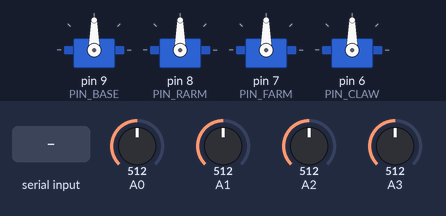
Simulated run of this sketch. Board: Arduino Uno, built with avr-gcc and run on an emulated ATmega328P. On the bench: 4 × servo. Inputs (shaded band) come from the test bench; at power-on: A0 = 512, A1 = 512, A2 = 512, A3 = 512. What the sketch prints to the serial monitor is not drawn.

Above: at 2.3 s.
2.4 s: "c\n" received over Serial
At 4.3 s:
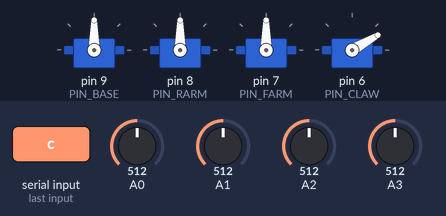
4.8 s: A0 set to 528
6.3 s: A0 set to 554
At 6.76 s:
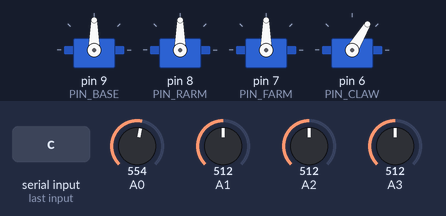
8.8 s: A1 set to 494
10.3 s: A1 set to 478
At 12.1 s:
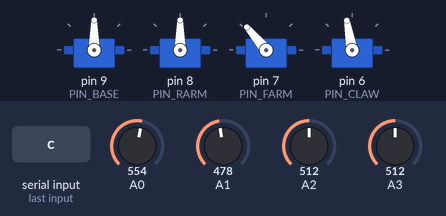
12.4 s: A2 set to 555
At 15.1 s:
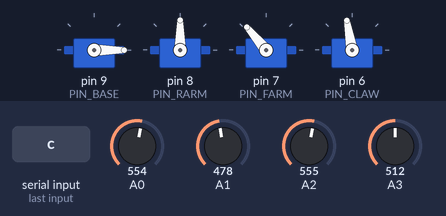
Timing chart, 0 to 16.4 s (numbered marks = the images above; inputs shaded):
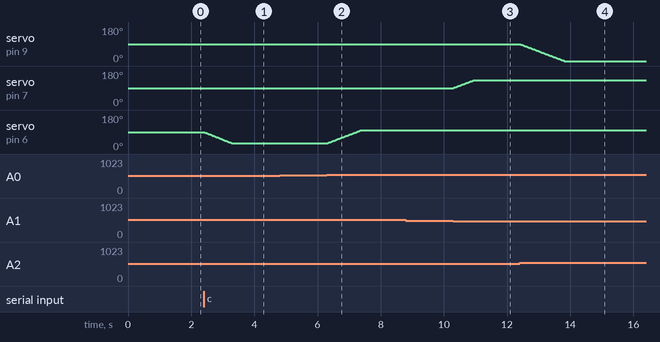

The sketch:

Task1.1.ino
```cpp
/*
 * ============================================================================
 *  文件：Task1.1.ino
 *  工程：Task1.1 —— 机械臂基本功能 · 基础控制（考核方向内 5%）
 * ----------------------------------------------------------------------------
 *  考核点：
 *    ① 各关节的独立移动（串口 b/r/f/c 单关节指令）
 *    ② 摇杆对机械臂的实时操控（速度控制 + 死区）
 *
 *  功能概述：
 *    1. 摇杆实时操控 4 个关节：推杆越远关节转动越快，摇杆回中则不动
 *       （速度控制模式，避免误触，保护舵机）
 *    2. 串口单关节独立移动：移动指定关节时，其余关节保持不动
 *    3. C 指令一键回中，? 指令查看当前各关节角度
 *
 *  摇杆通道映射（按 test1.1 实测校准，方向取反同 test1.1）：
 *        右摇杆 上下=A3 → 后臂(D8)   （方向取反：上推抬臂、下拉放臂）
 *        右摇杆 左右=A2 → 底座(D9)   （方向取反）
 *        左摇杆 上下=A1 → 前臂(D7)   （方向取反）
 *        左摇杆 左右=A0 → 夹爪(D6)   （不取反）
 *
 *  串口协议（9600 波特率，指令以回车/换行结束）：
 *        b角度  底座转到指定角度（如 b90）
 *        r角度  后臂转到指定角度（如 r60）
 *        f角度  前臂转到指定角度（如 f45）
 *        c角度  夹爪转到指定角度（如 c30）
 *        C      所有关节回到初始姿态（90/90/90/30）
 *        ?      打印当前各关节角度
 *
 *  硬件接线：
 *        舵机：base=D9  rArm=D8  fArm=D7  claw=D6（信号线）
 *        摇杆：A3/A2/A1/A0（模拟输入）
 *        本任务未使用按键 D4/D5
 * ============================================================================
 */
#include <Servo.h>            // Arduino 舵机驱动库（标准库）

/* ---------------- 舵机引脚定义 ----------------
 * 每个舵机占用一个数字引脚，通过 PWM 信号控制角度。
 * 引脚命名与机械臂关节对应：base=底座、rArm=后臂(大臂)、
 * fArm=前臂(小臂)、claw=夹爪。 */
#define PIN_BASE  9           // 底座舵机 → 数字引脚 9
#define PIN_RARM  8           // 后臂舵机 → 数字引脚 8
#define PIN_FARM  7           // 前臂舵机 → 数字引脚 7
#define PIN_CLAW  6           // 夹爪舵机 → 数字引脚 6

/* ---------------- 摇杆模拟引脚定义 ----------------
 * 双摇杆扩展板上每个摇杆有 X/Y 两个模拟轴，读值为 0~1023，中点约 512。
 * 具体通道与关节的对应关系见文件头注释。 */
#define JOY1_X    A3          // 右摇杆上下轴 → 后臂
#define JOY1_Y    A2          // 右摇杆左右轴 → 底座
#define JOY2_X    A1          // 左摇杆上下轴 → 前臂
#define JOY2_Y    A0          // 左摇杆左右轴 → 夹爪

/* ---------------- 舵机限位（超限自动限制） ----------------
 * 每个关节有机械行程限制，超出后舵机会堵转（咔咔响、发烫、损坏）。
 * 程序内强制钳制角度到安全范围；后臂上限 150 是实测安全值，
 * 夹爪 5~100 为实测限位（若夹爪方向相反可交换 CLAW_MIN/CLAW_MAX）。 */
#define BASE_MIN  0           // 底座角度下限
#define BASE_MAX  180         // 底座角度上限
#define RARM_MIN  30          // 后臂角度下限
#define RARM_MAX  160         // 后臂角度上限（防堵转）
#define FARM_MIN  30          // 前臂角度下限
#define FARM_MAX  130         // 前臂角度上限
#define CLAW_MIN  5           // 夹爪张开极限角度
#define CLAW_MAX  100         // 夹爪闭合极限角度

/* ---------------- 摇杆控制参数 ----------------
 * 摇杆是"速度控制"而非"位置跟随"：
 * 只有当摇杆偏离中位超过死区时，关节才朝对应方向转动，
 * 偏离越远转动越快（单轮最大增量 JOY_MAX_STEP 度）。 */
#define JOY_CENTER   512      // 摇杆模拟值中点（未拨动时的读值）
#define JOY_DEADBAND 25       // 死区：中位 ±25 内视为"未拨动"，防止误触抖动
#define JOY_MAX_STEP 1        // 单轮循环最大角度增量（度）；值越大越灵敏

/* ---------------- 摇杆方向配置（初始化时校准） ----------------
 * 摇杆推杆方向由硬件固定（上推→模拟值增大），而关节正方向由舵机
 * 安装决定；按 test1.1 实测，以下 3 个轴推杆方向与期望运动相反，
 * 故方向系数为 -1（取反），夹爪恰好一致为 +1。
 * 改接线/换舵机后若某轴方向反了，只需调整对应常量，不动运行逻辑。
 *   右摇杆上下=A3 → 后臂(-1)    右摇杆左右=A2 → 底座(-1)
 *   左摇杆上下=A1 → 前臂(-1)    左摇杆左右=A0 → 夹爪(+1) */
#define DIR_JOY1_X  -1         // 后臂方向系数
#define DIR_JOY1_Y  -1         // 底座方向系数
#define DIR_JOY2_X  -1         // 前臂方向系数
#define DIR_JOY2_Y  +1         // 夹爪方向系数

/* ---------------- 运动速度参数 ----------------
 * servoDelay 是"每转动 1° 的延时毫秒数"：
 *   延时越大 → 舵机转得越慢；延时越小 → 转得越快。
 * 同时用于同步移动函数，保证 4 个关节按统一速度运动。 */
int servoDelay = 15;          // 默认每度延时 15ms（速度适中）

/* ---------------- 舵机对象与当前角度 ----------------
 * 全局记录"当前实际角度"，所有运动都基于当前值做逐度逼近，
 * 这样串口指令和摇杆操作可以无缝叠加，不会出现角度跳变。 */
Servo base, rArm, fArm, claw; // 4 个舵机对象（attach 后可用 .write 控制）
int curBase = 90;             // 底座当前角度（初始化 90）
int curRArm = 90;             // 后臂当前角度
int curFArm = 90;             // 前臂当前角度
int curClaw = 90;             // 夹爪当前角度

/* ---------------- 串口行缓冲 ----------------
 * 逐字符接收串口数据，遇到回车/换行才作为一条完整指令处理，
 * 支持一次输入多条指令（程序非阻塞，不丢指令）。 */
char lineBuf[32];             // 一行指令的字符缓冲
int  lineLen = 0;             // 缓冲中已接收的字符数

/* ==================== 角度限位钳制 ====================
 * 功能：把角度 v 限制在 [lo, hi] 范围内
 * 参数：v 待限制的角度；lo/hi 允许的最小/最大角度
 * 返回：限制后的安全角度
 * 说明：超出范围的角度会被"截断"到边界，而不是取模或丢弃 */
int clampVal(int v, int lo, int hi){
  return (v < lo) ? lo : ((v > hi) ? hi : v);
}

/* ==================== 摇杆轴增量读取 ====================
 * 功能：读取某摇杆轴当前偏离中位的程度，换算成角度增量
 * 参数：pin 摇杆轴对应的模拟引脚（A0~A3）
 * 返回：死区内返回 0；向一端推返回 +1~+JOY_MAX_STEP，
 *       向另一端推返回 -1~-JOY_MAX_STEP（符号代表转动方向）
 * 说明：实现"速度控制"手感的关键函数——
 *       中位 ±25 内输出 0（不动），越往外推输出越大（转越快） */
int axisDelta(int pin){
  int v = analogRead(pin);                          // 读取模拟值 0~1023
  if (v > JOY_CENTER + JOY_DEADBAND){               // 正向推过了死区
    int span = 1023 - (JOY_CENTER + JOY_DEADBAND);  // 可用的正向推杆行程
    if (span <= 0) return 1;                        // 防御：行程异常时最小步进
    return map(v - (JOY_CENTER + JOY_DEADBAND), 0, span, 1, JOY_MAX_STEP); // 按偏移比例映射增量
  }
  if (v < JOY_CENTER - JOY_DEADBAND){               // 反向推过了死区
    int span = JOY_CENTER - JOY_DEADBAND;           // 可用的反向推杆行程
    if (span <= 0) return -1;                       // 防御：行程异常时最小步进
    return -map((JOY_CENTER - JOY_DEADBAND) - v, 0, span, 1, JOY_MAX_STEP); // 负号=反向转动
  }
  return 0;                                         // 在死区内：不动
}

/* ==================== 多舵机同步移动 ====================
 * 功能：让 4 个关节"同时、逐度"运动到目标角度
 * 参数：tBase/tRArm/tFArm/tClaw 各自的目标角度；stepMs 每步延时（速度）
 * 说明：这是全程序最核心的运动函数——
 *   ① 先对目标角度做限位钳制（防超行程损坏舵机）
 *   ② while 循环每轮只让每个关节走 1°，直到全部到位
 *   ③ 因为是每轮所有关节各走 1°，所以 4 个关节"同步开始、同步到位"
 *      （单关节独立移动 = 只传一个目标，其余传当前值，自然保持不动） */
void syncMove(int tBase, int tRArm, int tFArm, int tClaw, int stepMs){
  tBase = clampVal(tBase, BASE_MIN, BASE_MAX);      // 底座角度限位
  tRArm = clampVal(tRArm, RARM_MIN, RARM_MAX);      // 后臂角度限位
  tFArm = clampVal(tFArm, FARM_MIN, FARM_MAX);      // 前臂角度限位
  tClaw = clampVal(tClaw, CLAW_MIN, CLAW_MAX);      // 夹爪角度限位

  bool done = false;                                // 是否所有关节都已到位
  while (!done){
    done = true;                                    // 先假定全部到位，下面检查
    /* 每个关节：若未到目标，朝目标方向走 1° 并写入舵机 */
    if (curBase != tBase){ curBase += (tBase > curBase) ? 1 : -1; base.write(curBase);  done = false; }
    if (curRArm != tRArm){ curRArm += (tRArm > curRArm) ? 1 : -1; rArm.write(curRArm); done = false; }
    if (curFArm != tFArm){ curFArm += (tFArm > curFArm) ? 1 : -1; fArm.write(curFArm); done = false; }
    if (curClaw != tClaw){ curClaw += (tClaw > curClaw) ? 1 : -1; claw.write(curClaw); done = false; }
    delay(stepMs);                                  // 每步延时，控制整体速度
  }
}

/* ==================== 单关节独立移动 ====================
 * 功能：只移动指定关节到目标角度，其余关节保持当前位置
 * 实现：把目标关节传目标角度，其余 3 个传"当前角度"→ 它们自然不动
 *       （syncMove 内部判断"当前==目标"就不会走） */
void moveBase (int t){ syncMove(t,          curRArm, curFArm, curClaw, servoDelay); } // 底座
void moveRArm (int t){ syncMove(curBase, t,          curFArm, curClaw, servoDelay); } // 后臂
void moveFArm (int t){ syncMove(curBase, curRArm, t,          curClaw, servoDelay); } // 前臂
void moveClaw (int t){ syncMove(curBase, curRArm, curFArm, t,          servoDelay); } // 夹爪

/* ==================== 回中 ====================
 * 功能：所有关节回到初始姿态（90/90/90/夹爪30）
 * 说明：夹爪回中 30°（半开状态），与 test1.1 保持一致 */
void centerAll(){
  Serial.println(">>> 回中");                       // 串口提示
  syncMove(90, 90, 90, 30, servoDelay);             // 同步回到初始姿态
}

/* ==================== 数字解析 ====================
 * 功能：从字符串 s 的 idx 位置开始解析一个十进制数字
 * 参数：s 指令字符串；idx 起始下标（例如 'b' 之后的下标）
 * 返回：解析到的整数；若该位置没有数字返回 -1
 * 说明：跳过前导空格，只认 0~9 字符，遇到非数字即停止 */
int getNumberAfter(const char *s, int idx){
  int v = 0;                                        // 累加结果
  bool any = false;                                 // 是否真的解析到了数字
  while (s[idx] == ' ') idx++;                      // 跳过前导空格
  while (s[idx] >= '0' && s[idx] <= '9'){           // 逐位累加数字
    v = v * 10 + (s[idx] - '0');
    any = true;
    idx++;
  }
  return any ? v : -1;                              // 有数字返回数值，否则 -1
}

/* ==================== 串口指令解析 ====================
 * 功能：处理一条完整指令（由 readSerialLine 整行传来）
 * 支持：b/r/f/c 角度 → 单关节独立移动；C → 回中；? → 状态
 * 说明：tolower 使单字母指令大小写不敏感；
 *       角度指令要求第 2 个字符是数字，避免误判 */
void handleCommand(const char *line){
  int len = strlen(line);                           // 指令长度
  if (len == 0) return;                             // 空指令忽略
  char c = tolower(line[0]);                        // 取首字符并转小写

  if (len == 1){                                    // 单字符指令（C/?）
    if (c == 'c') centerAll();                      // C：回中
    else if (line[0] == '?') reportStatus();        // ?：状态查询
    else Serial.println("! 未知指令（b角度/r角度/f角度/c角度 / C回中 / ?状态）");
    return;
  }
  if ((c == 'b' || c == 'r' || c == 'f' || c == 'c') && isDigit(line[1])){ // b90 形式
    int v = getNumberAfter(line, 1);                // 解析角度数值
    if (v < 0){ Serial.println("! 缺少角度数值"); return; } // 解析失败
    switch (c){                                     // 按关节分发
      case 'b': moveBase(v); break;                 // 底座
      case 'r': moveRArm(v); break;                 // 后臂
      case 'f': moveFArm(v); break;                 // 前臂
      case 'c': moveClaw(v); break;                 // 夹爪
    }
    return;
  }
  Serial.println("! 未知指令");                     // 其它内容一律提示
}

/* ==================== 串口逐行读取 ====================
 * 功能：非阻塞地从串口读取字符，拼成完整一行后调用 handleCommand
 * 说明：放在 loop 里每轮调用；遇到 \n 或 \r 表示一行结束；
 *       缓冲溢出时清空该行（防止脏数据撑爆缓冲） */
void readSerialLine(){
  while (Serial.available()){                       // 串口接收缓冲有数据
    char ch = Serial.read();                        // 读一个字符
    if (ch == '\n' || ch == '\r'){                  // 行结束符
      if (lineLen > 0){                             // 行非空才处理
        lineBuf[lineLen] = '\0';                    // 补字符串结束符
        handleCommand(lineBuf);                     // 解析并执行
        lineLen = 0;                                // 清空缓冲等下一行
      }
    } else if (lineLen < (int)sizeof(lineBuf) - 1){ // 缓冲还有空间
      lineBuf[lineLen++] = ch;                      // 存入缓冲
    } else {
      lineLen = 0;                                  // 溢出：丢弃本行数据
    }
  }
}

/* ==================== 状态报告 ====================
 * 功能：向串口打印 4 个关节的当前角度，便于联调观察 */
void reportStatus(){
  Serial.println("----- 机械臂状态 -----");
  Serial.print("底座="); Serial.print(curBase);     // 底座角度
  Serial.print(" 后臂="); Serial.print(curRArm);    // 后臂角度
  Serial.print(" 前臂="); Serial.print(curFArm);    // 前臂角度
  Serial.print(" 夹爪="); Serial.println(curClaw);  // 夹爪角度
  Serial.println("------------------------");
}

/* ==================== 初始化 ====================
 * 上电流程：
 *   1. 依次 attach 4 个舵机（每次延时 200ms 保证舵机初始化稳定）
 *   2. 全部写 90° 作为初始姿态
 *   3. 打开串口 9600，打印欢迎信息和指令说明 */
void setup(){
  base.attach(PIN_BASE);  delay(200);               // 底座舵机接上引脚 9
  rArm.attach(PIN_RARM);  delay(200);               // 后臂舵机接上引脚 8
  fArm.attach(PIN_FARM);  delay(200);               // 前臂舵机接上引脚 7
  claw.attach(PIN_CLAW);  delay(200);               // 夹爪舵机接上引脚 6

  base.write(90); rArm.write(90); fArm.write(90); claw.write(90); // 初始 90°
  delay(300);                                       // 等舵机到位

  Serial.begin(9600);                               // 串口 9600
  Serial.println("=== Task1.1 基础控制：摇杆实时操控 + 单关节独立移动 ===");
  Serial.println("指令：b角度/r角度/f角度/c角度 单关节移动；C 回中；? 状态");
}

/* ==================== 主循环 ====================
 * 每轮做两件事：
 *   1. 检查串口指令（非阻塞）
 *   2. 读取 4 个摇杆轴，若有输入则按映射操控对应关节
 * 说明：摇杆是"速度控制"——摇杆回中时没有任何角度变化；
 *       摇杆朝某方向推时，对应关节每轮按 axisDelta 的增量转动 */
void loop(){
  readSerialLine();                                 // 处理串口指令

  /* 摇杆通道映射（方向系数已在配置区 DIR_JOYx 常量定义好）：
   *   右摇杆上下=A3 → 后臂 rArm    右摇杆左右=A2 → 底座 BASE
   *   左摇杆上下=A1 → 前臂 fArm    左摇杆左右=A0 → 夹爪 claw */
  int dRArm = DIR_JOY1_X * axisDelta(JOY1_X);      // 后臂增量
  int dBase = DIR_JOY1_Y * axisDelta(JOY1_Y);      // 底座增量
  int dFArm = DIR_JOY2_X * axisDelta(JOY2_X);      // 前臂增量
  int dClaw = DIR_JOY2_Y * axisDelta(JOY2_Y);      // 夹爪增量
  if (dBase || dRArm || dFArm || dClaw){            // 任一摇杆轴有输入
    if (dBase){ curBase = clampVal(curBase + dBase, BASE_MIN, BASE_MAX); base.write(curBase); } // 底座
    if (dRArm){ curRArm = clampVal(curRArm + dRArm, RARM_MIN, RARM_MAX); rArm.write(curRArm); } // 后臂
    if (dFArm){ curFArm = clampVal(curFArm + dFArm, FARM_MIN, FARM_MAX); fArm.write(curFArm); } // 前臂
    if (dClaw){ curClaw = clampVal(curClaw + dClaw, CLAW_MIN, CLAW_MAX); claw.write(curClaw); } // 夹爪
    delay(servoDelay);                              // 每步延时 = 摇杆操控速度
  }
}
```

Measured:
- the behaviour switches between 537 and 538 on A0 (found by bisection; images 1 and 2)
- the behaviour switches between 487 and 486 on A1 (found by bisection; images 2 and 3)
- the behaviour switches between 537 and 538 on A2 (found by bisection; images 3 and 4)
- after the input at 2.4 s, servo on pin 6 (PIN_CLAW): moves from 90° to 30° over 0.90 s, starting at once
- after the input at 4.8 s, every drawn part: stays the same
- after the input at 6.3 s, servo on pin 6 (PIN_CLAW): moves from 30° to 100° over 1.1 s, starting at once
- after the input at 8.8 s, every drawn part: stays the same
- after the input at 10.3 s, servo on pin 7 (PIN_FARM): moves from 90° to 130° over 0.63 s, starting at once
- after the input at 12.4 s, servo on pin 9 (PIN_BASE): moves from 90° to 0° over 1.4 s, starting at once
